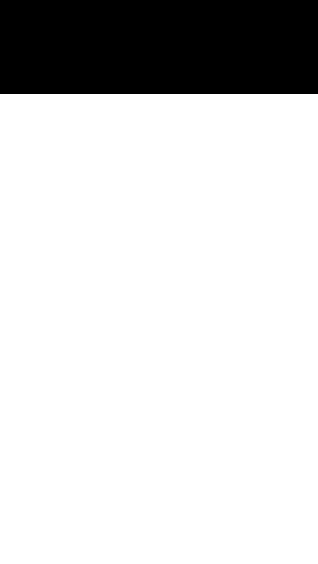

A 2D game scene composited from a Tiled map and its tileset images. What follows is a short description and the map's XML, with each tile layer's data collapsed to a summary:
An orthogonal 6x6 tile map with 53x94 px tiles, 1 tile layer (Tile Layer 1).

<map version="1.0" orientation="orthogonal" width="6" height="6" tilewidth="53" tileheight="94">
 <tileset firstgid="1" name="white" tilewidth="53" tileheight="94">
  <image source="Sprites/resources-phonehd/white.png" width="128" height="128" />
 </tileset>
 <layer name="Tile Layer 1" width="6" height="6">
  <data>[36 cells, 30 non-empty, 1 distinct tile ids]</data>
 </layer>
</map>
